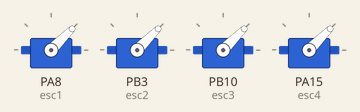
Bench run of a sketch on a simulated STM32 Blue Pill. Parts: 4 × servo.

Above: at 0.18 s.
At 4.92 s:
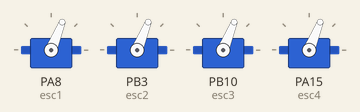
At 10.08 s:
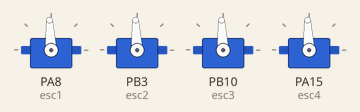
At 14.82 s:
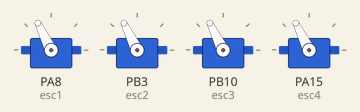
At 19.9 s:
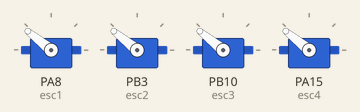
At 38.52 s:
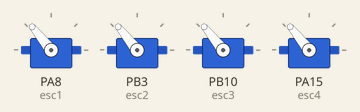
Timing chart, 0 to 40.0 s (numbered marks = the images above):
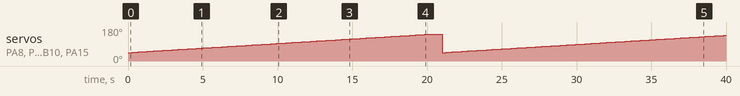

Measured:
- by itself, servo on PA8 (esc1): 44° → 45° at 0.06 s, → 46° 0.22 s later, → 47° 0.20 s later, → 48° 0.20 s later, … (190 changes in this stretch)
- by itself, servo on PB3 (esc2), servo on PB10 (esc3), servo on PA15 (esc4): 44° → 45° at 0.07 s, → 46° 0.22 s later, → 47° 0.20 s later, → 48° 0.20 s later, … (190 changes in this stretch)

The sketch:

Drone1.ino
```cpp
#include <Servo.h>
Servo esc1,esc2,esc3,esc4; // Object from class

void setup() {

  esc1.attach(PA8); //Set I/O PWM    //ทวน
  esc2.attach(PB3); //Set I/O PWM    //ตาม
  esc3.attach(PB10); //Set I/O PWM   //ทวน
  esc4.attach(PA15); //Set I/O PWM   //ตาม

  esc1.writeMicroseconds(2000); //Set max pulse-width   //ทวน
  esc1.writeMicroseconds(1000); //Set min pulse-width

  esc2.writeMicroseconds(2000); //Set max pulse-width   //ตาม
  esc2.writeMicroseconds(1000); //Set min pulse-width

  esc3.writeMicroseconds(2000); //Set max pulse-width   //ทวน
  esc3.writeMicroseconds(1000); //Set min pulse-width

  esc4.writeMicroseconds(2000); //Set max pulse-width   //ตาม
  esc4.writeMicroseconds(1000); //Set min pulse-width

}

void loop() {

// for(int i = 1000; i <= 2000; i++)        //ตาม
//  {
//    esc1.writeMicroseconds(i);
//    delay(5);
//    esc3.writeMicroseconds(i);
//    delay(5);
//  }
//  delay(1000);

  for(int i = 1000; i <= 2000; i++)        //ตาม
  {
    esc1.writeMicroseconds(i);
    delay(5);
    esc3.writeMicroseconds(i);
    delay(5);
    esc2.writeMicroseconds(i);
    delay(5);
    esc4.writeMicroseconds(i);
    delay(5);
  }
  delay(1000);

}
```
